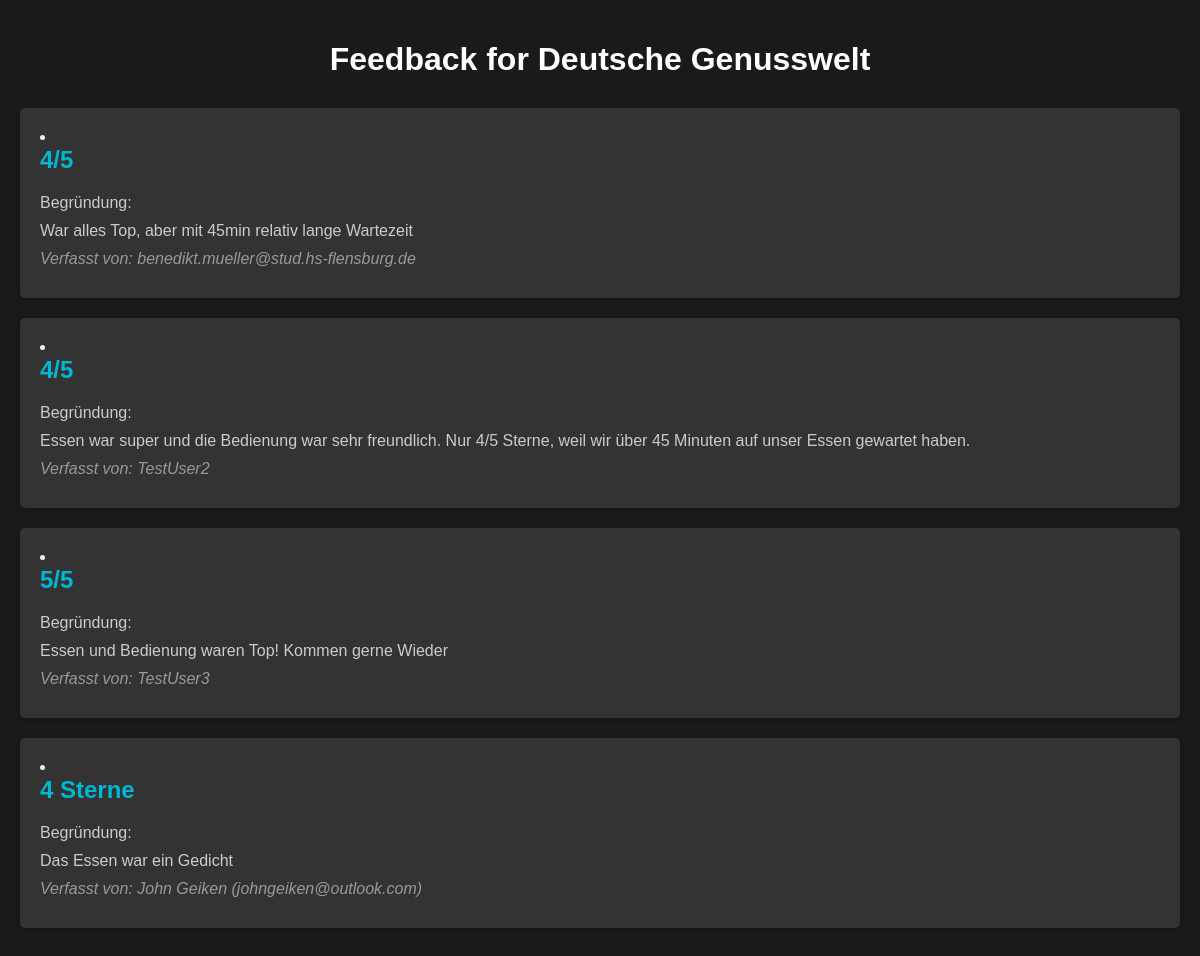
The page /restaurant/restaurant/1/view_feedback/ on the database as committed earlier.
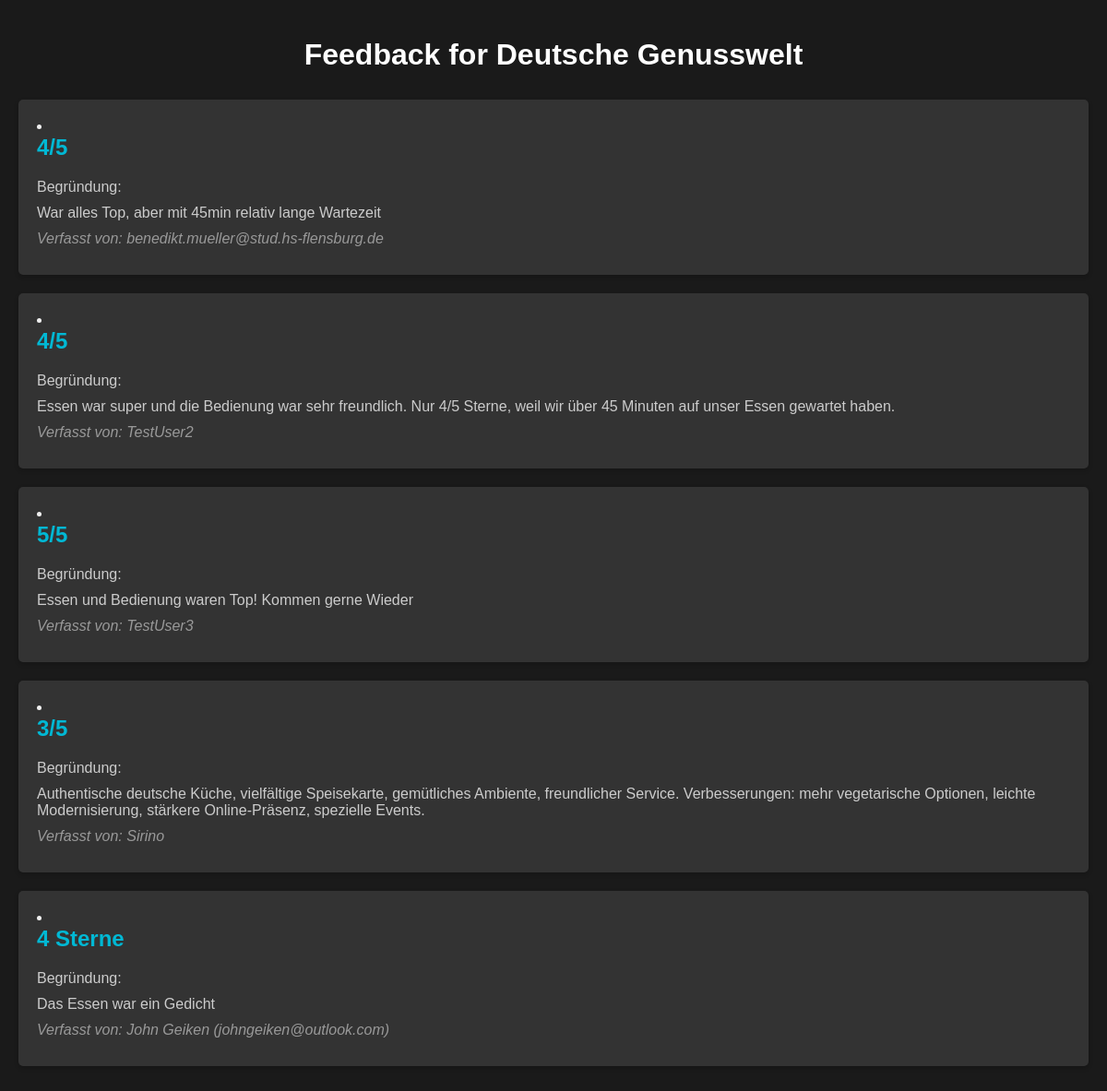
The same page on the database as committed later.
### restaurant/models.py (models this page shows, shortened)
class Feedback(models.Model):
    customer = models.ForeignKey(UserProfile,on_delete=models.CASCADE)
    restaurant = models.ForeignKey(Restaurant, on_delete=models.CASCADE)
    vote = models.CharField(max_length=10, choices=Choices.VOTE_CHOICES)
    feedback = models.TextField(blank=True)

class UserProfile(models.Model):
    user = models.OneToOneField(User, on_delete=models.CASCADE)
    phone_number = models.CharField(max_length=15, blank=True)
    role = models.CharField(max_length=50, choices=Choices.ROLE_CHOICES)
    age = models.IntegerField(default=0)
    def __str__(self):
        return str(self.user)

### restaurant/views.py (the view)
# urls.py: path('restaurant/<int:restaurant_id>/view_feedback/', views.view_feedback, name='view_feedback'),
def view_feedback(request, restaurant_id):
    restaurant = get_object_or_404(Restaurant, pk=restaurant_id)
    feedbacks = Feedback.objects.filter(restaurant=restaurant)
    return render(request, 'restaurant/view_feedback.html',({'feedbacks':feedbacks, 'restaurant':restaurant}))

### restaurant/models.py (called while the page is built)
    def __str__(self):
        return self.name

### restaurant/templates/restaurant/view_feedback.html (shortened to what this page needs)
<!DOCTYPE html>
<html>
<head>
</head>
<body>
    <h1>Feedback for {{restaurant}}</h1>
   <ui>
        {% for feedback in feedbacks %}
        <li>
            <h2>{{feedback.get_vote_display}}</h2>
            <p>Begründung:</p>
            <p>{{feedback.feedback}}</p>
            <p class="author">Verfasst von: {{feedback.customer}}</p>
        </li>
        {% empty %}
        <li class="no-feedback"><p>Noch keine Bewertungen da...</p></li>
        {% endfor %}
        <li>
            <h2>4 Sterne</h2>
            <p>Begründung:</p>
            <p>Das Essen war ein Gedicht</p>
            <p class="author">Verfasst von: John Geiken (johngeiken@outlook.com)</p>
        </li>
    </ui>
</body>
</html>

Rows that differ between the two databases and show on the page:
added Feedback: vote "3/5", feedback "Authentische deutsche Küche, vielfältige Speisekarte, gemütliches Ambiente, freundlicher Service. Verbesserungen: mehr vegetarische Optionen, leichte Modernisierung, stärkere Online-Präsenz, spezielle Events.", customer "Sirino"
